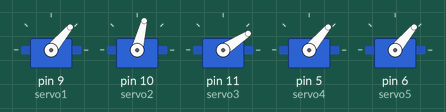
Bench run of a sketch on a simulated Arduino Uno, built with avr-gcc and run on an emulated ATmega328P. Shown: 5 × servo.

Above: at 0.05 s.
At 1.85 s:
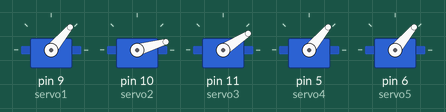
At 3.75 s:
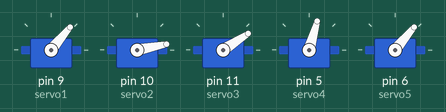
At 7.55 s:
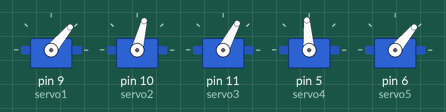
At 11.25 s:
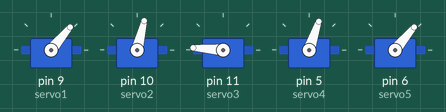
At 15.05 s:
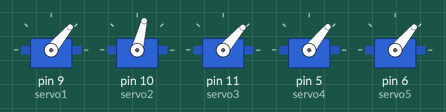
Timing chart, 0 to 19.9 s (numbered marks = the images above):
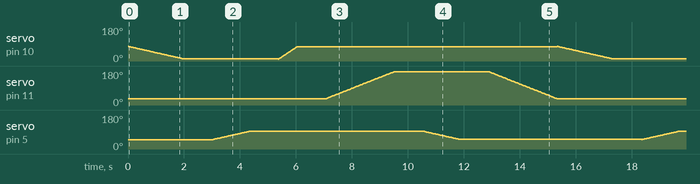

The sketch:

Arm2.ino
```cpp
#include <Servo.h>

Servo servo1;  // create servo objects to control six servos
Servo servo2;
Servo servo3;
Servo servo4;
Servo servo5;

void setup() {
  servo1.attach(9);  // attaches the servos to their respective pins
  servo2.attach(10);
  servo3.attach(11);
  servo4.attach(5);
  servo5.attach(6);
  servo3.write(33);
  servo1.write(50);
  servo4.write(50);
  servo5.write(50);
}

void loop() {

  //
  // for(int i = 150 ; i > 32;i--){
  //  servo3.write(i);
  //  delay(17);
  // }

  for (int i = 77 ; i > 10; i--) {
    servo2.write(i);
    delay(30);
  }
  delay(1000);

  for (int i = 50; i < 95; i++) {
    servo4.write(i);
    delay(30);
  }

  delay(1000);

  for (int i = 10 ; i < 77; i++) {
    servo2.write(i);
    delay(10);
  }
  delay(1000);
  for (int i = 33 ; i < 177; i++) {
    servo3.write(i);
    delay(17);
  }
  delay(1000);

  for (int i = 95; i > 50; i--) {
    servo4.write(i);
    delay(30);
  }
  delay(1000);
    for(int i = 177; i > 32;i--){
    servo3.write(i);
    delay(17);
   }

}
```
